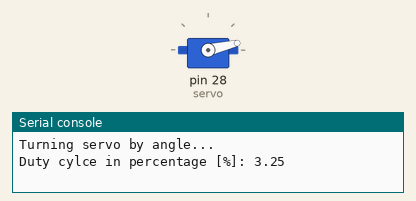
Simulated run of this program. Board: MicroPython board. Shown: servo, the last lines printed to the serial console. Servo angles are drawn from the pulse width (0.5 ms = 0°, 2.5 ms = 180°); library files of the repository ran but are not shown: servo.py.

Above: at 0.05 s.
At 2.05 s:
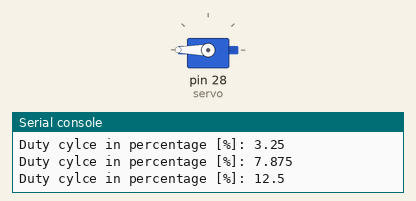
At 4.0 s:
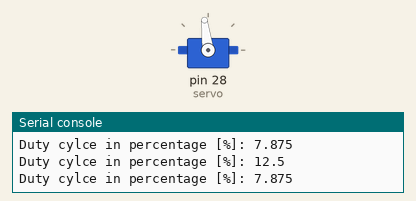
Timing chart, 0 to 5.2 s (numbered marks = the images above):
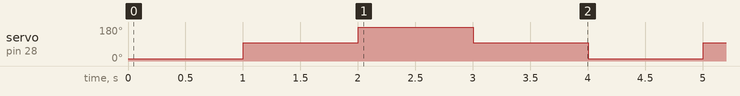

The program:

servo_angle.py
```python
from servo import Servo  # Using library
from time import sleep

pin_gpio = 28
servo = Servo(pin_gpio, frequency=50, servo_max_pulse_width=0.0025, servo_min_pulse_width=0.00065,
              servo_min_angle=0, servo_max_angle=180)
servo.enable_logging()

servo_angle_min = 0
servo_angle_mid = 90
servo_angle_max = 180

print("Turning servo by angle...")
try:
    while True:
        for angle in [servo_angle_min, servo_angle_mid, servo_angle_max, servo_angle_mid]:
            servo.angle(angle)
            sleep(1)
except KeyboardInterrupt:
    print("Program aborted.")
    servo.angle(servo_angle_mid)
    sleep(1)
    servo.stop()
```

Measured:
- by itself, servo on pin 28 (servo): repeats every 4.0 s: 180° 1.0 s, 97° 1.0 s, 13° 1.0 s, 97° 1.0 s
